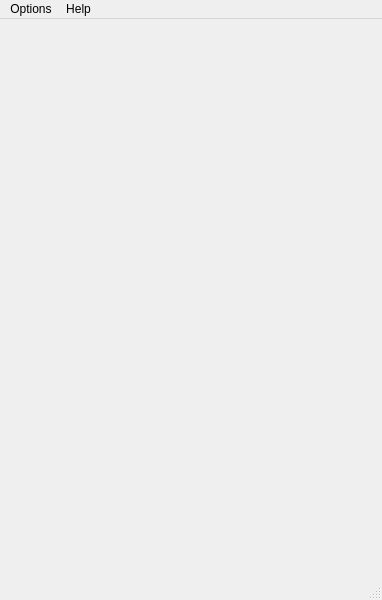
<?xml version="1.0" encoding="UTF-8"?>
<ui version="4.0">
 <class>MainWindow</class>
 <widget class="QMainWindow" name="MainWindow">
  <property name="geometry">
   <rect>
    <x>0</x>
    <y>0</y>
    <width>382</width>
    <height>600</height>
   </rect>
  </property>
  <property name="windowTitle">
   <string>MainWindow</string>
  </property>
  <widget class="QWidget" name="centralwidget">
   <layout class="QVBoxLayout" name="verticalLayout">
    <item>
     <widget class="StackedWidget" name="stackedWidget">
      <widget class="QWidget" name="page"/>
      <widget class="QWidget" name="page_2"/>
     </widget>
    </item>
   </layout>
  </widget>
  <widget class="QMenuBar" name="menubar">
   <property name="geometry">
    <rect>
     <x>0</x>
     <y>0</y>
     <width>382</width>
     <height>22</height>
    </rect>
   </property>
   <widget class="QMenu" name="menuOptions">
    <property name="title">
     <string>Options</string>
    </property>
    <addaction name="actionSettings"/>
   </widget>
   <widget class="QMenu" name="menuHelp">
    <property name="title">
     <string>Help</string>
    </property>
    <addaction name="actionDocumentation"/>
    <addaction name="separator"/>
    <addaction name="actionReport_Issue"/>
    <addaction name="separator"/>
    <addaction name="actionAbout"/>
   </widget>
   <addaction name="menuOptions"/>
   <addaction name="menuHelp"/>
  </widget>
  <widget class="QStatusBar" name="statusbar"/>
  <action name="actionSettings">
   <property name="text">
    <string>Settings</string>
   </property>
  </action>
  <action name="actionDocumentation">
   <property name="text">
    <string>Documentation</string>
   </property>
  </action>
  <action name="actionReport_Issue">
   <property name="text">
    <string>Report Issue</string>
   </property>
  </action>
  <action name="actionAbout">
   <property name="text">
    <string>About</string>
   </property>
  </action>
 </widget>
 <customwidgets>
  <customwidget>
   <class>StackedWidget</class>
   <extends>QStackedWidget</extends>
   <header>ui.widgets.stakedwidget</header>
   <container>1</container>
  </customwidget>
 </customwidgets>
 <resources/>
 <connections/>
</ui>
